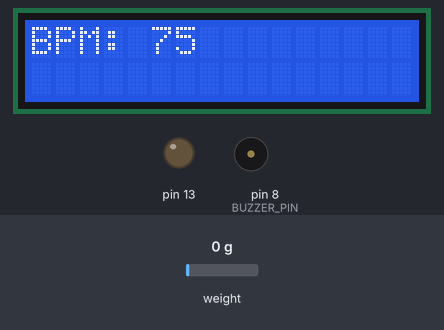
A sketch run on a simulated Arduino Uno, built with avr-gcc and run on an emulated ATmega328P. Shown: 16×2 character LCD, output pins drawn as LEDs (lit = HIGH), buzzer (waves = sounding). The inputs (shaded band) are chosen by the test bench; at power-on: weight on the scale 0 g. Random numbers use the default seed unless the sketch sets one; what the sketch prints to the serial monitor is not drawn.

Above: at 1.94 s.
2.3 s: weight on the scale set to 100 g
At 4.75 s:
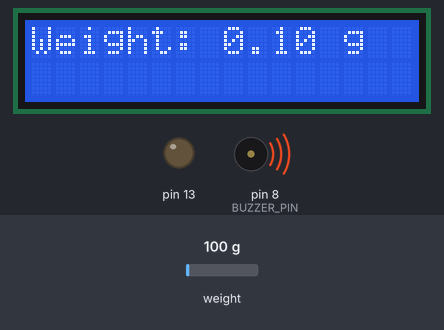
5.3 s: weight on the scale set to 1250 g
At 5.85 s:
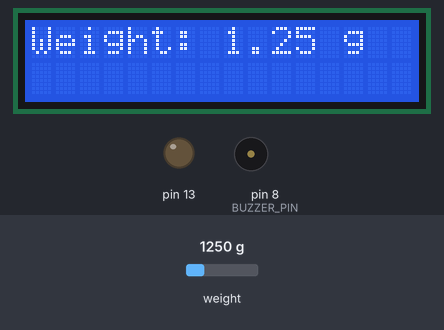
7.2 s: weight on the scale set to 2500 g
At 7.82 s:
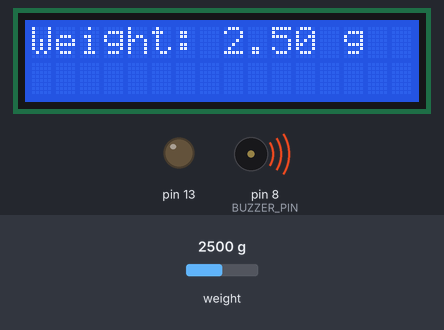
Timing chart, 0 to 16.2 s (numbered marks = the images above; inputs shaded):
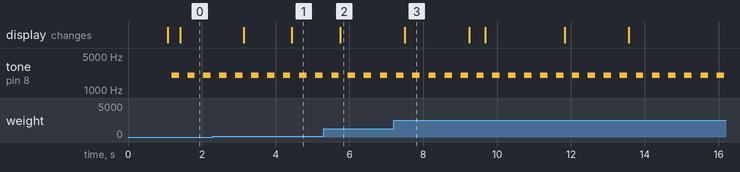

Measured:
- after the input at 5.3 s, the display: changes after 0.45 s (image 2)
- by itself, tone on pin 8 (BUZZER_PIN): alternates 2000 Hz for 0.20 s and silent for 0.23 s
- what the display in image 3 shows lasts 1.7 s, from 7.5 s to 9.2 s

The sketch:

check2.ino
```cpp
#define USE_ARDUINO_INTERRUPTS true

#include <PulseSensorPlayground.h>
#include <Wire.h>
#include <LiquidCrystal_I2C.h>
#include "HX711.h"

#define I2C_ADDR 0x27

LiquidCrystal_I2C lcd(0x27, 16, 2);
const int PulseWire = 0;
const int LED13 = 13;
int Threshold = 550;
PulseSensorPlayground pulseSensor;
const int LOADCELL_DOUT_PIN = 2;
const int LOADCELL_SCK_PIN = 3;
const float CALIBRATION_FACTOR = -7050.0;
const float WEIGHT_THRESHOLD = 1000.0;
const float WEIGHT_DECREASE_LIMIT = 100.0;
const float LOW_WEIGHT_LIMIT = 10.0;
const int BUZZER_PIN = 8;
HX711 scale;
float initialWeight = 0.0;
bool weightAboveThreshold = false;
unsigned long lastPrintTime = 0;
const unsigned long printInterval = 5000;
unsigned long lastBPMUpdateTime = 0;
const unsigned long bpmUpdateInterval = 2000;
int currentBPM = 0;

void setup() {
  Serial.begin(9600);
  Wire.begin();
  lcd.init();
  lcd.backlight();
  scale.begin(LOADCELL_DOUT_PIN, LOADCELL_SCK_PIN);
  scale.set_scale(CALIBRATION_FACTOR);
  scale.tare();
  pinMode(BUZZER_PIN, OUTPUT);
  pulseSensor.analogInput(PulseWire);
  pulseSensor.blinkOnPulse(LED13);
  pulseSensor.setThreshold(Threshold);
  if (pulseSensor.begin()) {
    lcd.setCursor(0, 0);
    lcd.print("Heart Rate Monitor");
  }
  updateBPM();
}

void updateBPM() {
  currentBPM = random(70, 101);
  lastBPMUpdateTime = millis();
}

void sendData() {
  Serial.print(currentBPM);
  Serial.print(",");
  Serial.print(scale.get_units(), 2);
  Serial.println();
}

void loop() {
  float weight = scale.get_units();
  if (!weightAboveThreshold && weight > WEIGHT_THRESHOLD) {
    weightAboveThreshold = true;
    initialWeight = weight;
  }
  if (weightAboveThreshold && (initialWeight - weight) > WEIGHT_DECREASE_LIMIT) {
    beep();
  }
  if (weight < LOW_WEIGHT_LIMIT) {
    beep();
  }
  unsigned long currentTime = millis();
  if (currentTime - lastBPMUpdateTime >= bpmUpdateInterval) {
    updateBPM();
  }
  if (currentTime - lastPrintTime < 4000) {
    lcd.clear();
    lcd.setCursor(0, 0);
    lcd.print("BPM: ");
    lcd.print(currentBPM);
  }
  if (currentTime - lastPrintTime >= 4000 && currentTime - lastPrintTime < 9000) {
    lcd.clear();
    lcd.setCursor(0, 0);
    lcd.print("Weight: ");
    lcd.print(weight, 2);
    lcd.print(" g");
  }
  if (currentTime - lastPrintTime >= 9000) {
    lcd.clear();
    lastPrintTime = currentTime;
  }
  delay(20);
  sendData(); // Send data to ESP8266
}

void beep() {
  tone(BUZZER_PIN, 2000, 200);
  delay(200);
}
```
